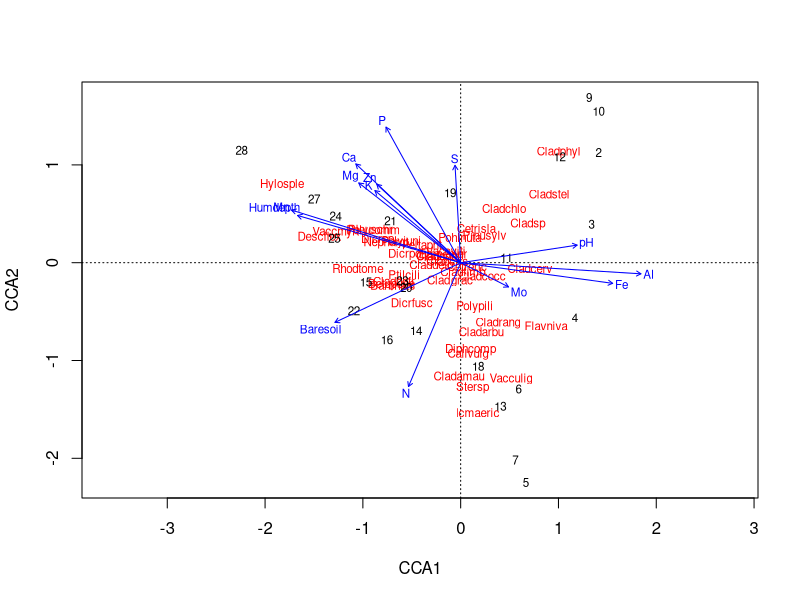
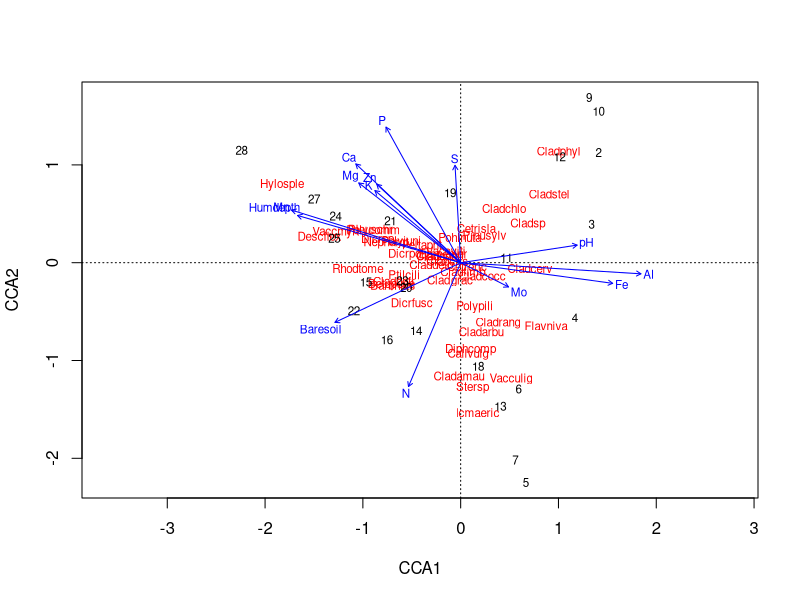
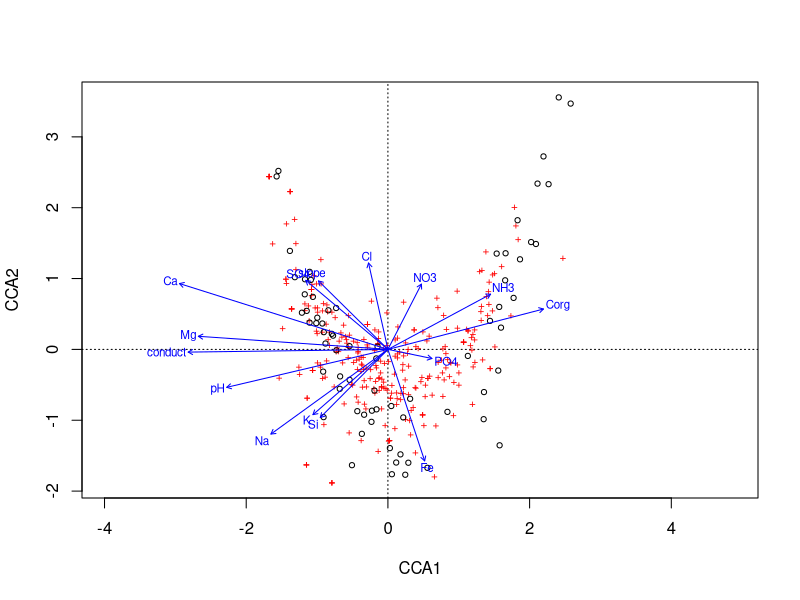
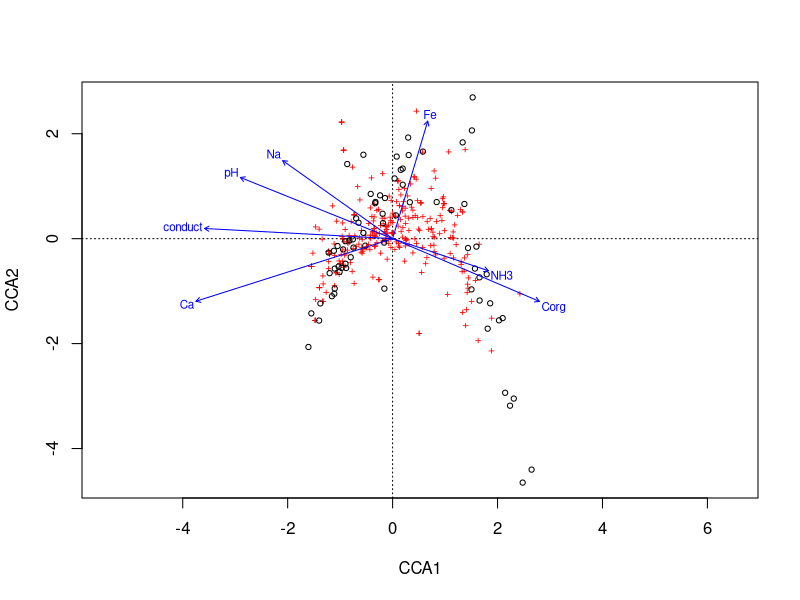
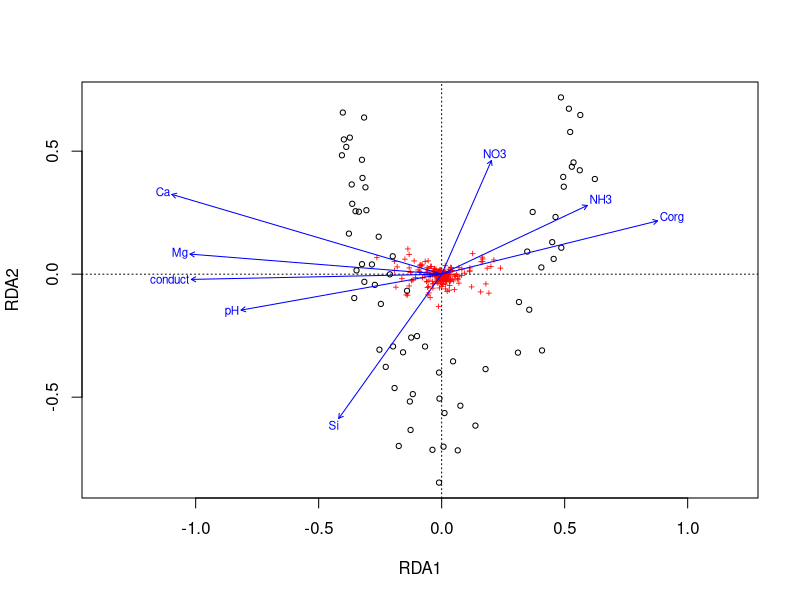

Write R code to recreate these figures, in order.
## ---- chunk 1
knitr::opts_chunk$set(comment=NA, fig.align = "center",
                      out.width = "0.7\\linewidth",
                      echo = TRUE, message = TRUE, warning = TRUE,
                      cache = TRUE)
knitr::knit_hooks$set(crop.plot = knitr::hook_pdfcrop)
## ---- chunk 2
library("vegan")
data(varespec)
data(varechem)
## ---- chunk 3
cca1 <- cca(varespec ~ ., data = varechem)
cca1
## ---- chunk 4
rda1 <- rda(varespec ~ ., data = varechem)
rda1
## ---- chunk 5
eigenvals(cca1)
## ---- chunk 6
str(scores(cca1, choices = 1:4, display = c("species","sites")), max = 1)
head(scores(cca1, choices = 1:2, display = "sites"))
## ---- chunk 7
scores(cca1, choices = 1:2, display = "species", scaling = 3)
## ---- chunk 8
pcca <- cca(X = varespec,
            Y = varechem[, "Ca", drop = FALSE],
            Z = varechem[, "pH", drop = FALSE])
pcca <- cca(varespec ~ Ca + Condition(pH), data = varechem) ## easier!
## ---- chunk 9
plot(cca1)
## ---- chunk 10
plot(cca1)
## ---- chunk 11
vare.cca <- cca(varespec ~ Al + P*(K + Baresoil), data = varechem)
vare.cca
## ---- chunk 12
upr <- cca(varespec ~ ., data = varechem)
lwr <- cca(varespec ~ 1, data = varechem)
set.seed(1)
mods <- ordistep(lwr, scope = formula(upr), trace = 0)
## ---- chunk 13
mods
## ---- chunk 14
mods$anova
## ---- chunk 15
mods2 <- step(upr, scope = list(lower = formula(lwr), upper = formula(upr)), trace = 0,
              test = "perm")
mods2
## ---- chunk 16
set.seed(42)
(perm <- anova(cca1))
## ---- chunk 17
perm
## ---- chunk 18
args(anova.cca)
## ---- chunk 19
set.seed(1)
anova(mods, by = "axis")
## ---- chunk 20
set.seed(5)
anova(mods, by = "terms")
## ---- chunk 21
set.seed(10)
anova(mods, by = "margin")
## ---- chunk 22
## load vegan
library("vegan")

## load the data
spp <- read.csv("data/meadow-spp.csv", header = TRUE, row.names = 1)
env <- read.csv("data/meadow-env.csv", header = TRUE, row.names = 1)
## ---- chunk 23
m1 <- cca(spp ~ ., data = env)
set.seed(32)
anova(m1)
## ---- chunk 24
plot(m1)
## ---- chunk 25
set.seed(67)
lwr <- cca(spp ~ 1, data = env)
m2 <- ordistep(lwr, scope = formula(m1), trace = FALSE)
m2
## ---- chunk 26
plot(m2)
## ---- chunk 27
m2$anova
## ---- chunk 28
spph <- decostand(spp, method = "hellinger")
m3 <- rda(spph ~ ., data = env)
lwr <- rda(spph ~ 1, data = env)
m4 <- ordistep(lwr, scope = formula(m3), trace = FALSE)
## ---- chunk 29
plot(m4)
## ---- chunk 30
m5 <- ordiR2step(lwr, scope = formula(m3), trace = FALSE)
m5$anova
## ---- chunk 31
head(goodness(mods))
head(goodness(mods, summarize = TRUE))
## ---- chunk 32
head(inertcomp(mods, proportional = TRUE))
## ---- chunk 33
spenvcor(mods)
## ---- chunk 34
intersetcor(mods)
## ---- chunk 35
shuffle(10, control = how(within = Within(type = "series")))
## ---- chunk 36
set.seed(4)
h <- how(within = Within(type = "grid", ncol = 3, nrow = 3))
perm <- shuffle(9, control = h)
## ---- chunk 37
matrix(perm, ncol = 3)
## ---- chunk 38
plt <- gl(3, 10)
h <- how(within = Within(type = "series"), plots = Plots(strata = plt))
## ---- chunk 39
args(Within)
args(Plots)
## ---- chunk 40
args(how)
## ---- chunk 41
plt <- gl(3, 10)
h <- how(within = Within(type = "series"), plots = Plots(strata = plt))
set.seed(4)
p <- shuffle(30, control = h)
do.call("rbind", split(p, plt)) ## look at perms in context
## ---- chunk 42
plt <- gl(3, 10)
h <- how(within = Within(type = "series", constant = TRUE), plots = Plots(strata = plt))
set.seed(4)
p <- shuffle(30, control = h)
do.call("rbind", split(p, plt)) ## look at perms in context
## ---- chunk 43
## Analyse the Ohraz data Case study 5 of Leps & Smilauer

## load vegan
library("vegan")

## load the data
spp <- read.csv("data/ohraz-spp.csv", header = TRUE, row.names = 1)
env <- read.csv("data/ohraz-env.csv", header = TRUE, row.names = 1)
molinia <- spp[, 1]
spp <- spp[, -1]

## Year as numeric
env <- transform(env, year = as.numeric(as.character(year)))
## ---- chunk 44
## hypothesis 1
c1 <- rda(spp ~ year + year:mowing + year:fertilizer +
          year:removal + Condition(plotid), data = env)

h <- how(within = Within(type = "none"),
         plots = Plots(strata = env$plotid, type = "free"))
set.seed(42)
perm <- shuffleSet(nrow(env), nset = 499, control = h)

anova(c1, permutations = h, model = "reduced")
anova(c1, permutations = h, model = "reduced", by = "axis")
## ---- chunk 45
## hypothesis 2
c2 <- rda(spp ~ year:mowing + year:fertilizer + year:removal +
          Condition(year + plotid), data = env)
anova(c2, permutations = h, model = "reduced")
anova(c2, permutations = h, model = "reduced", by = "axis")
